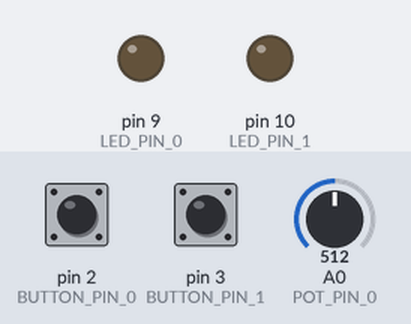
The sketch below on a simulated Arduino Uno, built with avr-gcc and run on an emulated ATmega328P. Shown: output pins drawn as LEDs (lit = HIGH). Inputs (shaded band) come from the test bench; at power-on: pin 2 (BUTTON_PIN_0) LOW, pin 3 (BUTTON_PIN_1) LOW, A0 (POT_PIN_0) = 512. What the sketch prints to the serial monitor is not drawn.

Above: at 1.2 s.
1.3 s: pin 2 (BUTTON_PIN_0) pulled HIGH for 0.15 s
At 1.38 s:
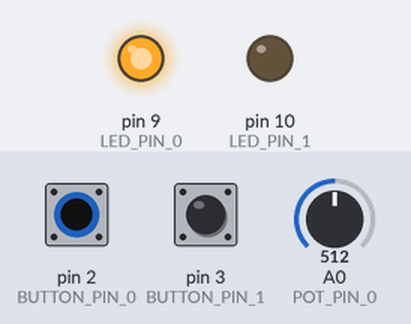
2.9 s: pin 3 (BUTTON_PIN_1) pulled HIGH for 0.15 s
At 2.99 s:
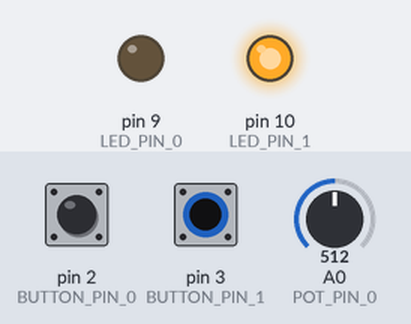
4.5 s: pin 3 (BUTTON_PIN_1) pulled HIGH for 3.2 s
At 8.8 s:
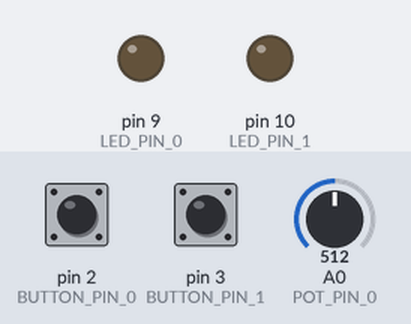
9.2 s: pin 2 (BUTTON_PIN_0) pulled HIGH for 3.2 s
At 9.6 s:
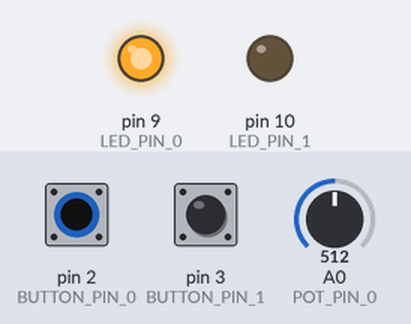
13.9 s: pin 2 (BUTTON_PIN_0) driven HIGH and pin 3 (BUTTON_PIN_1) driven HIGH
At 14.2 s:
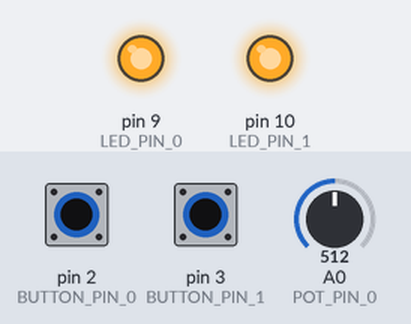
Timing chart, 0 to 16.4 s (numbered marks = the images above; inputs shaded):
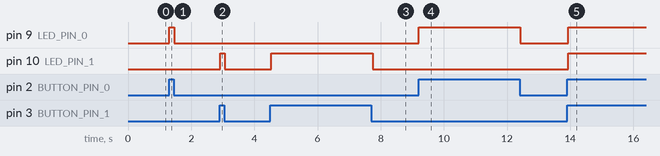

Measured:
- after the input at 1.3 s, pin 9 (LED_PIN_0): LOW → HIGH at once, → LOW 0.15 s later
- after the input at 2.9 s, pin 10 (LED_PIN_1): LOW → HIGH at once, → LOW 0.15 s later
- after the input at 4.5 s, pin 10 (LED_PIN_1): LOW → HIGH at once, → LOW 3.2 s later
- after the input at 9.2 s, pin 9 (LED_PIN_0): LOW → HIGH at once, → LOW 3.2 s later
- after the input at 13.9 s, pin 9 (LED_PIN_0), pin 10 (LED_PIN_1): LOW → HIGH at once

The sketch:

TwoLEDSTwoButtonsOnePot.ino
```cpp
const int LED_PIN_0 = 9;
const int LED_PIN_1 = 10;

const int BUTTON_PIN_0 = 2;
const int BUTTON_PIN_1 = 3;

const int POT_PIN_0 = A0;

void setup() {
 Serial.begin(9600);

 pinMode(LED_PIN_0,OUTPUT);
 pinMode(LED_PIN_1,OUTPUT);

 pinMode(BUTTON_PIN_0,INPUT);
 pinMode(BUTTON_PIN_1,INPUT);
}

void loop() {
  digitalWrite(LED_PIN_0,digitalRead(BUTTON_PIN_0));
  digitalWrite(LED_PIN_1,digitalRead(BUTTON_PIN_1));

  Serial.println(analogRead(POT_PIN_0));

  delay(50);
}
```
